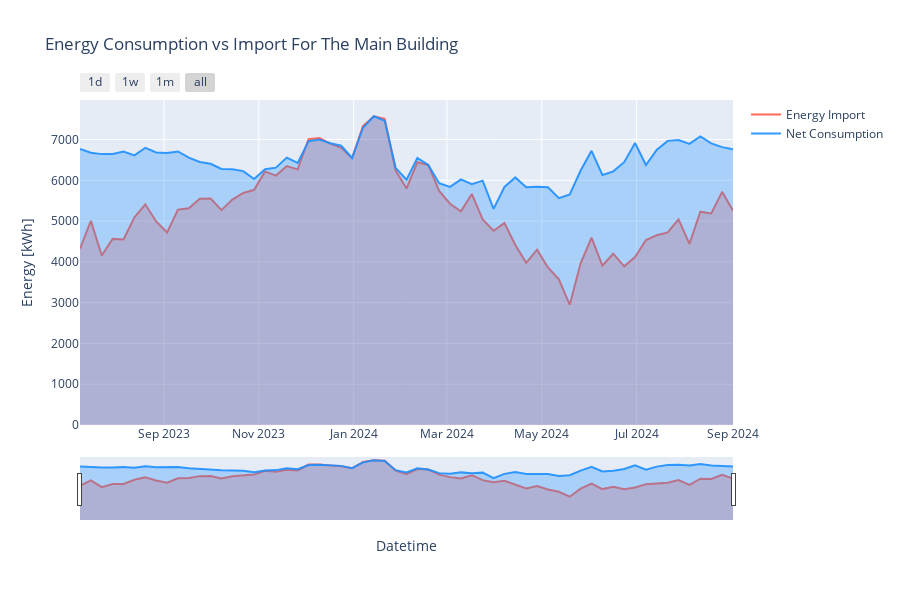

The cell this chart's notebook holds for it:
### Code cell
# make a grap with 
daily_main = pipe.get_weekly_consumption(BuilingIdsEnum.MAIN)
# trim
daily_main = daily_main.iloc[1:-1]
# print net consumption and import together with torzey
plot_cols =[
    ColumnParam("value_import", "Energy Import"),
    ColumnParam("net_consumption", "Net Consumption"),
]
plot_energy_usage(daily_main, plot_cols,
                    titel="Energy Consumption vs Import For The Main Building",
                    yaxis_title="Energy [kWh]",
                    tozeroy=True,
                    )
